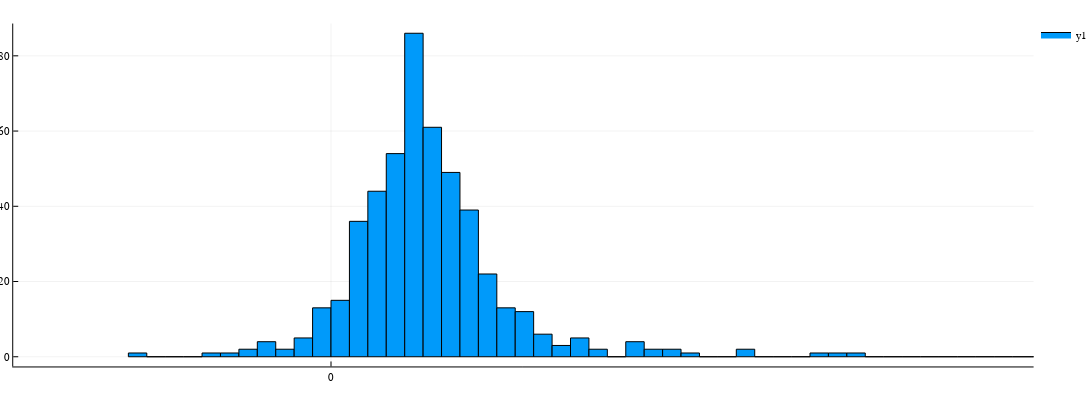

The notebook cell this image was saved under:
### Code cell
function foo()
    p = Array{Float64}(undef, 0)
    s = Array{String}(undef, 0)
#     println(df[3])
    for fff in df
        symbol = fff[1]
#         x = Array{Float64}(undef, length(df[1]))
#         y = Array{String}(undef, length(df[1]))
#             println(symbol)
        if haskey(d, symbol)
            push!(p, mean(consecutiveReturns(d[symbol].prices, d[symbol].dates)))
            push!(s, symbol)

        end
    end
#     println(y)
    histogram( p,  size=(1700, 400,))

end
foo()
